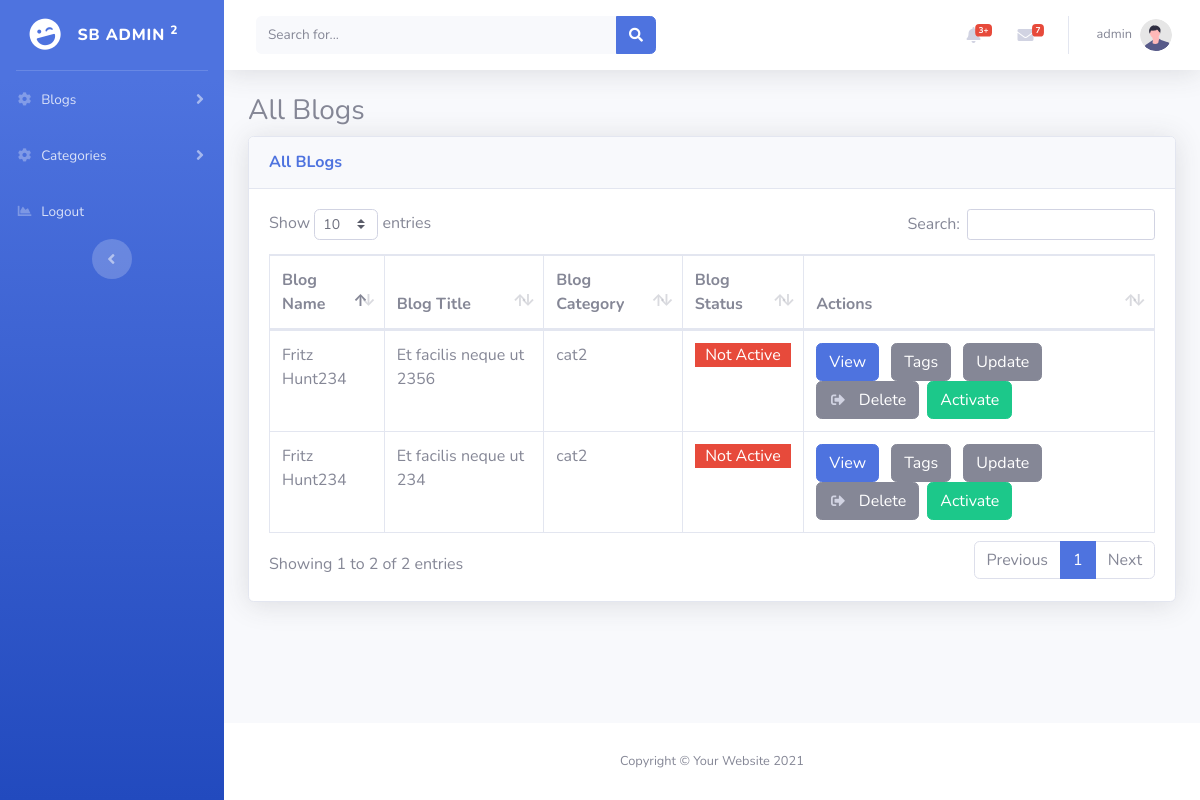
/all_blogs.php (signed in), run on an earlier commit of the app's database.
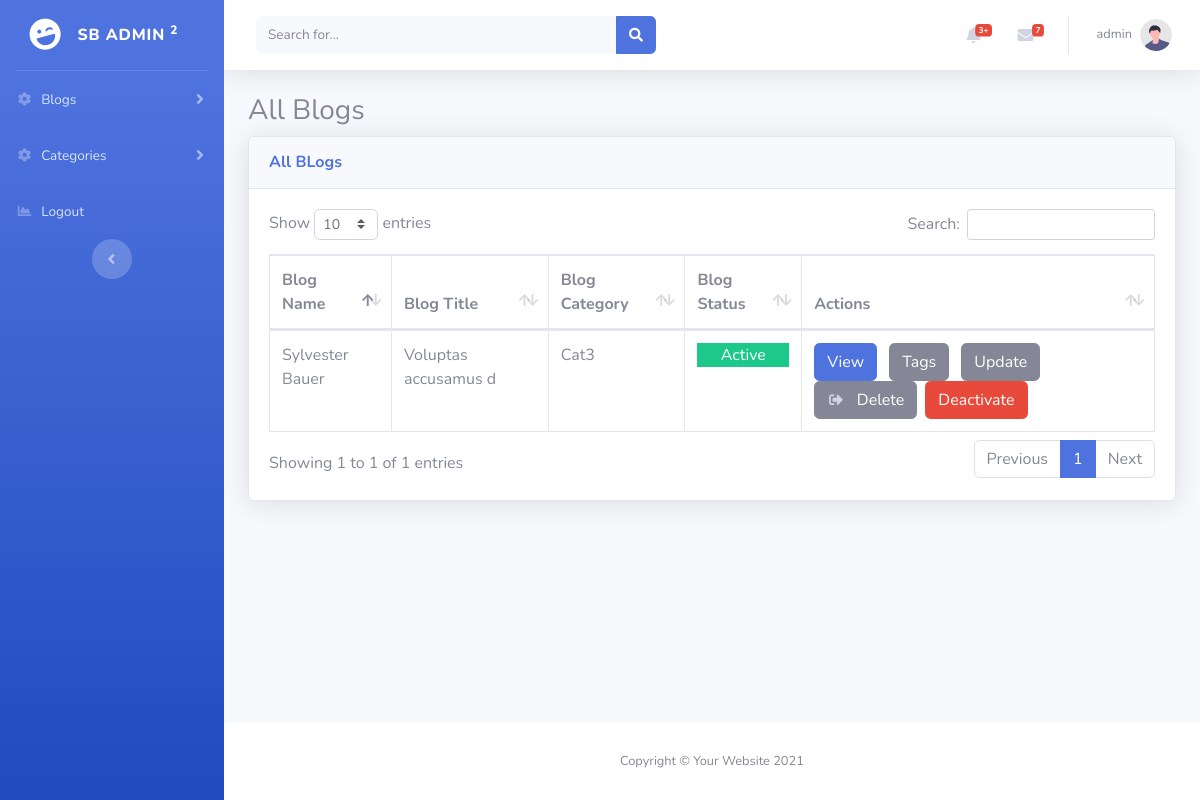
And on a later commit of the database.
### tables this page shows
CREATE TABLE `blogs` (
  `blog_id` int(255) NOT NULL,
  `blog_name` varchar(55) NOT NULL,
  `blog_title` varchar(255) NOT NULL,
  `blog_author_name` varchar(55) NOT NULL,
  `blog_image` varchar(2555) DEFAULT NULL,
  `blog_video` varchar(2555) DEFAULT NULL,
  `blog_content` mediumtext NOT NULL,
  `blog_publish_date` date NOT NULL,
  `blog_category` int(55) NOT NULL,
  `blog_meta_titles` varchar(2555) DEFAULT NULL,
  `blog_status` tinyint(4) NOT NULL
);

CREATE TABLE `blog_category` (
  `cat_id` int(55) NOT NULL,
  `cat_name` varchar(55) NOT NULL
);

### all_blogs.php (the view, shortened to what this page needs)
<?php
include_once 'header.php';
$res = mysqli_query($conn, "SELECT b.blog_id,b.blog_name,b.blog_title,c.cat_name , b.blog_status FROM blogs b inner join blog_category c on b.blog_category = c.cat_id")
?>
<h3>All Blogs</h3>
<div>
    <div class="card shadow mb-4">
        <div class="card-header py-3">
            <h6 class="m-0 font-weight-bold text-primary">All BLogs</h6>
        </div>
        <div class="card-body">
            <div class="table-responsive">
                <table class="table table-bordered" id="dataTable" width="100%" cellspacing="0">
                    <thead>
                        <tr>
                            <th>Blog Name</th>
                            <th>Blog Title</th>
                            <th>Blog Category</th>
                            <th>Blog Status</th>
                            <th>Actions</th>
                        </tr>
                    </thead>
                    <tbody>
                        <?php
                        while ($row = mysqli_fetch_assoc($res)) {
                            echo '<tr>
                                                <td>' . $row["blog_name"] . '</td>
                                                <td>' . $row["blog_title"] . '</td>
                                                <td>' . $row["cat_name"] . '</td>
                                                <td>';
                            if ($row["blog_status"] == 1) {
                                echo '<lable class="progress-bar bg-success">Active</label>';
                            } else {
                                echo '<lable class="progress-bar bg-danger">Not Active</label>';
                            }
                            echo '</td>
                                                <td>
                                                    <a class="btn btn-primary" href="view_blog.php?bid='.$row["blog_id"].'">View</a>
                                                    <a class="btn btn-secondary ml-2" href="blog_tags.php?bid='.$row["blog_id"].'">Tags</a>
                                                    <a class="btn btn-secondary ml-2" href="blog_update.php?bid='.$row["blog_id"].'">Update</a>
                                                    <a class="btn btn-secondary" id="delete" href="#" data-id="' . $row["blog_id"] . '" data-toggle="modal" data-target="#deleteblog">
                                                    <i class="fas fa-sign-out-alt fa-sm fa-fw mr-2 text-gray-400"></i>
                                                    Delete
                                                    </a>';
                            if (!$row["blog_status"] == 1) {
                                echo '<a class="btn btn-success ml-2" href="all_blogs.php?acc=' . $row["blog_id"] . '">Activate</a>';
                            } else {
                                echo '<a class="btn btn-danger ml-2" href="all_blogs.php?dec=' . $row["blog_id"] . '">Deactivate</a>';
                            }
                            echo '
                                                </td>
                                                </tr>';
                        }
                        ?>
                    </tbody>
                </table>
            </div>
        </div>
    </div>
</div>
<?php
include_once 'footer.php';
?>

### header.php (shortened to what this page needs)
<!DOCTYPE html>
<html lang="en">
<head>
    <link href="vendor/fontawesome-free/css/all.min.css" rel="stylesheet" type="text/css">
        <link href="vendor/datatables/dataTables.bootstrap4.min.css" rel="stylesheet">
    <link href="css/sb-admin-2.min.css" rel="stylesheet">
    </head>
<body id="page-top">
    <div id="wrapper">
        <ul class="navbar-nav bg-gradient-primary sidebar sidebar-dark accordion" id="accordionSidebar">
            <a class="sidebar-brand d-flex align-items-center justify-content-center" href="index.php">
                <div class="sidebar-brand-icon rotate-n-15">
                    <i class="fas fa-laugh-wink"></i>
                </div>
                <div class="sidebar-brand-text mx-3">SB Admin <sup>2</sup></div>
            </a>
            <hr class="sidebar-divider my-0">
            <li class="nav-item">
                <a class="nav-link collapsed" href="#" data-toggle="collapse" data-target="#collapseone"
                    aria-expanded="true" aria-controls="collapseTwo">
                    <i class="fas fa-fw fa-cog"></i>
                    <span>Blogs</span>
                </a>
            </li>
            <li class="nav-item">
                <a class="nav-link collapsed" href="#" data-toggle="collapse" data-target="#collapseTwo"
                    aria-expanded="true" aria-controls="collapseTwo">
                    <i class="fas fa-fw fa-cog"></i>
                    <span>Categories</span>
                </a>
            </li>
            <li class="nav-item">
                <a class="nav-link" data-toggle="modal" data-target="#logoutModal">
                    <i class="fas fa-fw fa-chart-area"></i>
                    <span>Logout</span></a>
            </li>
            <div class="text-center d-none d-md-inline">
                <button class="rounded-circle border-0" id="sidebarToggle"></button>
            </div>
        </ul>
        <div id="content-wrapper" class="d-flex flex-column">
            <div id="content">
                <nav class="navbar navbar-expand navbar-light bg-white topbar mb-4 static-top shadow">
                    <form
                        class="d-none d-sm-inline-block form-inline mr-auto ml-md-3 my-2 my-md-0 mw-100 navbar-search">
                        <div class="input-group">
                            <input type="text" class="form-control bg-light border-0 small" placeholder="Search for..."
                                aria-label="Search" aria-describedby="basic-addon2">
                            <div class="input-group-append">
                                <button class="btn btn-primary" type="button">
                                    <i class="fas fa-search fa-sm"></i>
                                </button>
                            </div>
                        </div>
                    </form>
                    <ul class="navbar-nav ml-auto">
                        <li class="nav-item dropdown no-arrow mx-1">
                            <a class="nav-link dropdown-toggle" href="#" id="alertsDropdown" role="button"
                                data-toggle="dropdown" aria-haspopup="true" aria-expanded="false">
                                <i class="fas fa-bell fa-fw"></i>
                                <span class="badge badge-danger badge-counter">3+</span>
                            </a>
                        </li>
                        <li class="nav-item dropdown no-arrow mx-1">
                            <a class="nav-link dropdown-toggle" href="#" id="messagesDropdown" role="button"
                                data-toggle="dropdown" aria-haspopup="true" aria-expanded="false">
                                <i class="fas fa-envelope fa-fw"></i>
                                <span class="badge badge-danger badge-counter">7</span>
                            </a>
                        </li>
                        <li class="nav-item dropdown no-arrow">
                            <a class="nav-link dropdown-toggle" href="#" id="userDropdown" role="button"
                                data-toggle="dropdown" aria-haspopup="true" aria-expanded="false">
                                <span class="mr-2 d-none d-lg-inline text-gray-600 small"><?php echo $_SESSION["admin"]["admin_name"];  ?></span>
                                <img class="img-profile rounded-circle"
                                    src="img/undraw_profile.svg">
                            </a>
                        </li>
                    </ul>
                </nav>
                <div class="container-fluid">

### footer.php (shortened to what this page needs)
</div>
            </div>
            <footer class="sticky-footer bg-white">
                <div class="container my-auto">
                    <div class="copyright text-center my-auto">
                        <span>Copyright &copy; Your Website 2021</span>
                    </div>
                </div>
            </footer>
        </div>
    </div>
</body>
</html>

What changed in the data, as far as the page shows it:
removed blogs: blog_name "Fritz Hunt234", blog_title "Et facilis neque ut 2356", blog_category.cat_name "cat2", blog_status "Not Active"
removed blogs: blog_name "Fritz Hunt234", blog_title "Et facilis neque ut 234", blog_category.cat_name "cat2", blog_status "Not Active"
added blogs: blog_name "Sylvester Bauer", blog_title "Voluptas accusamus d", blog_category.cat_name "Cat3", blog_status "Active"
Also different on the page:
text written by a page script: "Show entries Search: Showing 1 to 2 of 2 entries Previous 1 Next" → "Show entries Search: Showing 1 to 1 of 1 entries Previous 1 Next"
